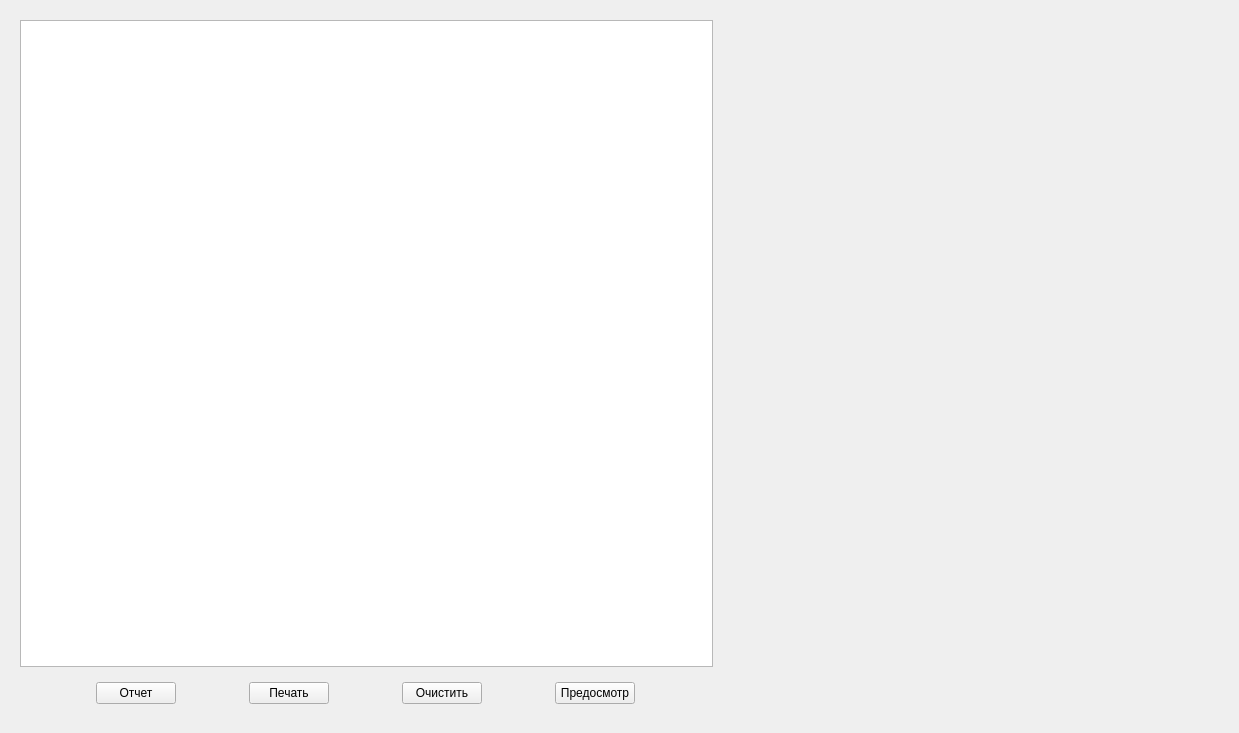
<?xml version="1.0" encoding="UTF-8"?>
<ui version="4.0">
 <class>Itogs</class>
 <widget class="QWidget" name="Itogs">
  <property name="geometry">
   <rect>
    <x>0</x>
    <y>0</y>
    <width>1239</width>
    <height>733</height>
   </rect>
  </property>
  <property name="windowTitle">
   <string>Form</string>
  </property>
  <layout class="QGridLayout" name="gridLayout">
   <item row="0" column="0">
    <widget class="QWidget" name="widget" native="true">
     <layout class="QGridLayout" name="gridLayout_2">
      <item row="0" column="0">
       <widget class="QTextEdit" name="textEdit"/>
      </item>
      <item row="1" column="0">
       <widget class="QWidget" name="widget_3" native="true">
        <property name="minimumSize">
         <size>
          <width>0</width>
          <height>40</height>
         </size>
        </property>
        <layout class="QGridLayout" name="gridLayout_3">
         <item row="0" column="1">
          <widget class="QPushButton" name="pushButton_2">
           <property name="sizePolicy">
            <sizepolicy hsizetype="Fixed" vsizetype="Fixed">
             <horstretch>0</horstretch>
             <verstretch>0</verstretch>
            </sizepolicy>
           </property>
           <property name="text">
            <string>Печать</string>
           </property>
          </widget>
         </item>
         <item row="0" column="2">
          <widget class="QPushButton" name="pushButton_3">
           <property name="sizePolicy">
            <sizepolicy hsizetype="Fixed" vsizetype="Fixed">
             <horstretch>0</horstretch>
             <verstretch>0</verstretch>
            </sizepolicy>
           </property>
           <property name="text">
            <string>Очистить</string>
           </property>
          </widget>
         </item>
         <item row="0" column="0">
          <widget class="QPushButton" name="pushButton">
           <property name="sizePolicy">
            <sizepolicy hsizetype="Fixed" vsizetype="Fixed">
             <horstretch>0</horstretch>
             <verstretch>0</verstretch>
            </sizepolicy>
           </property>
           <property name="text">
            <string>Отчет</string>
           </property>
          </widget>
         </item>
         <item row="0" column="3">
          <widget class="QPushButton" name="pushButton_4">
           <property name="sizePolicy">
            <sizepolicy hsizetype="Fixed" vsizetype="Fixed">
             <horstretch>0</horstretch>
             <verstretch>0</verstretch>
            </sizepolicy>
           </property>
           <property name="text">
            <string>Предосмотр</string>
           </property>
          </widget>
         </item>
        </layout>
       </widget>
      </item>
     </layout>
    </widget>
   </item>
   <item row="0" column="1">
    <widget class="QWidget" name="widget_2" native="true">
     <property name="minimumSize">
      <size>
       <width>500</width>
       <height>0</height>
      </size>
     </property>
     <property name="maximumSize">
      <size>
       <width>500</width>
       <height>16777215</height>
      </size>
     </property>
    </widget>
   </item>
  </layout>
 </widget>
 <resources/>
 <connections/>
</ui>
